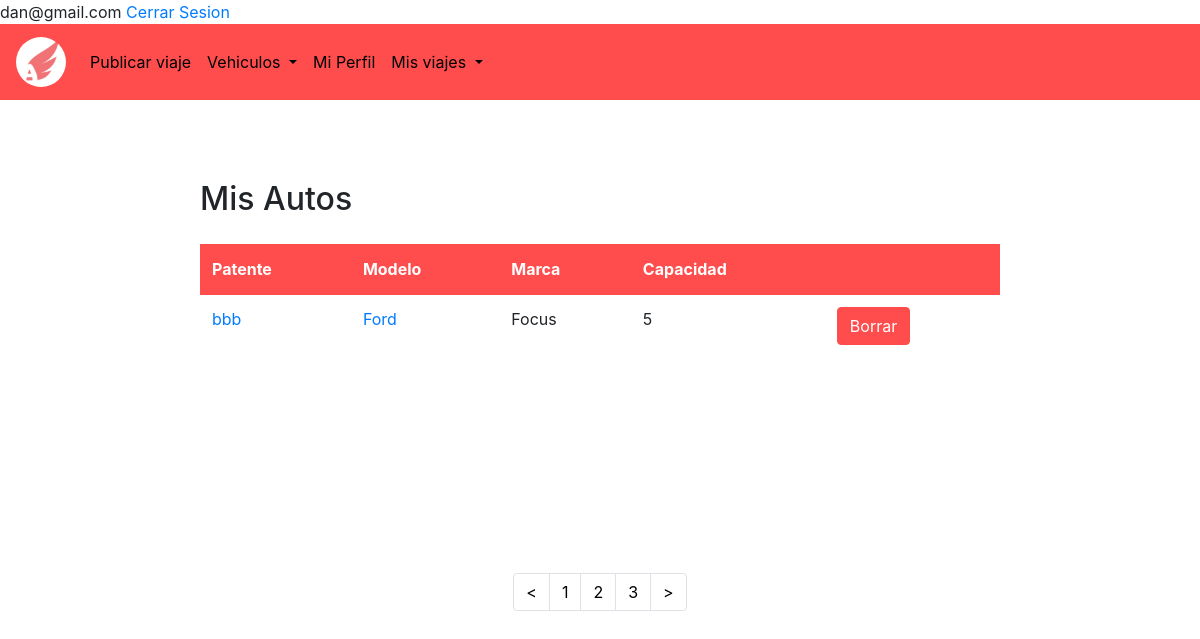
Screenshot of /MisAutos.php (signed in) with the database file from the repository.
### tables this page shows
CREATE TABLE `vehiculos` (
  `id` int(11) NOT NULL,
  `Patente` varchar(100) NOT NULL,
  `Email_id` varchar(100) NOT NULL,
  `Modelo` text NOT NULL,
  `Marca` text NOT NULL,
  `asientos` int(20) NOT NULL,
  `borrado` tinyint(1) NOT NULL
);

### MisAutos.php (the view, shortened to what this page needs)
<!DOCTYPE html>
<html>
	<head>
		<link rel="stylesheet" href="css/bootstrap.min.css">
		<link rel="stylesheet" href="estilos4.css">
	</head>
	<body>
		<?php
         include ("class_funciones.php");
		?>
		<header>
			<nav class="navbar navbar-expand-lg navbar-light bg-light">
				<a class="navbar-brand" href="PagPrin.php"><img class="avatar" src="logo.jpg"></a>
				<div class="collapse navbar-collapse" id="navbarSupportedContent">
					<ul class="navbar-nav mr-auto">
						<li class="nav-item active">
							<a class="nav-link" href="publicarViaje.php">Publicar viaje <span class="sr-only">(current)</span></a>
						</li>
						<li class="nav-item dropdown">
							<a class="nav-link dropdown-toggle" href="#" id="navbarDropdown" role="button" data-toggle="dropdown" aria-haspopup="true" aria-expanded="false">
								Vehiculos
							</a>
						</li>
						<li class="nav-item active">
							<a class="nav-link" href="miperfil.php">Mi Perfil <span class="sr-only">(current)</span></a>
						</li>
                         <li class="nav-item dropdown">
							<a class="nav-link dropdown-toggle" href="#" id="navbarDropdown" role="button" data-toggle="dropdown" aria-haspopup="true" aria-expanded="false">
								Mis viajes
							</a>
						</li>
					</ul>
				</div>
			</nav>
		</header>
		<?php
		  include("conexion.php");
		  $email=$_SESSION['email'];
		  $consulta="SELECT * FROM vehiculos WHERE Email_id = '$email' AND borrado='0'";
		  $consulta2="SELECT * FROM vehiculos WHERE Email_id = '$email' AND borrado='0' ";
          if($resultadoConsulta=mysqli_query($conexion,$consulta)){
            if($resultadoConsulta2=mysqli_query($conexion,$consulta2)){
          	  $registro44=mysqli_fetch_row($resultadoConsulta2);
          	  if($registro44[0] != ''){
                echo "<label class='misAutos'><h2>Mis Autos</h2></label>
                <div class='container3'>
			    <table class='table'>
				<thead class='thead-dark'>
					<tr>
					    <th>Patente</th>
						<th >Modelo</th>
						<th >Marca</th>
						<th>Capacidad</th>
						<th></th>
					</tr>
				</thead>
			 	<tbody>";
			  while($registro=mysqli_fetch_array($resultadoConsulta)){
					echo"<tr>
					    <td><a href='ModAut.php?idAuto=".$registro['id']."'>".$registro['Patente']."</td>
						<td><a href='ModAut.php?idAuto=".$registro['id']."'>".$registro['Modelo']."</td>
						<td>".$registro['Marca']."</td>
						<td>".$registro['asientos']."</td>
						<td>
                                                    <form  method='post' action='deleteAct.php'>
                                                        <input type='hidden' name='id' value='".$registro['Patente']."'>
                                                        <button type='submit' value='submit' class='btn btn-primary' Onclick='return confirmarBorrado()'> Borrar </button>
                                                    </form>
                                                </td>
					</tr>
				</tbody>";
			 }
			 echo"</table>";
            }
            else
           	  echo "<label class='noPoseeVeh'><h3> No posee ningun vehículo registrado.</h3></label>";
           }
       }
	     ?>
		</div>
		<nav aria-label="Page navigation example">
			<ul class="pagination justify-content-center">
				<li class="page-item disabled">
					<a class="page-link" href="#" tabindex="-1"><</a>
				</li>
				<li class="page-item"><a class="page-link" href="#">1</a></li>
				<li class="page-item"><a class="page-link" href="#">2</a></li>
				<li class="page-item"><a class="page-link" href="#">3</a></li>
				<li class="page-item">
					<a class="page-link" href="#">></a>
				</li>
			</ul>
		</nav>
	</body>
</html>

### estilos4.css (style rules this page uses)
.navbar { background-color:#ff4d4d !IMPORTANT ; }
.nav-link { color: black !IMPORTANT; }
.btn { background-color:#ff4d4d; border-color: #ff4d4d; }
th { background-color: #ff4d4d !IMPORTANT; border-color: #ff4d4d !IMPORTANT; }
.page-link { color: black !IMPORTANT; }
.avatar { vertical-align: middle; width: 50px; height: 50px; border-radius: 50%; cursor: pointer; }
.misAutos { margin-top: 80px; margin-left: 200px; }
.container3 { padding: 10px 200px 200px 200px; }

### rows the page displays
vehiculos: Patente "bbb", Modelo "Ford", Marca "Focus", asientos "5"

### other values shown
$email "dan@gmail.com"
